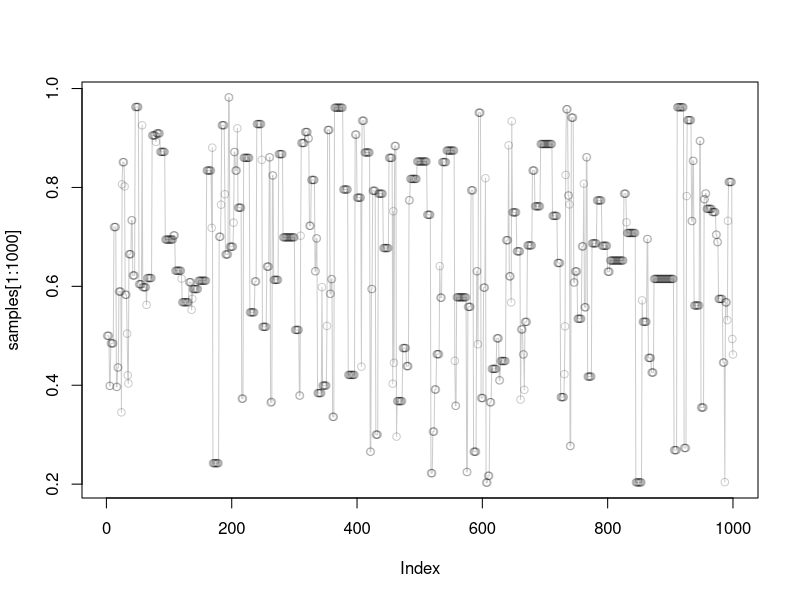

Source code (R):
# prior: Beta(alpha, beta)
alpha = 1
beta = 2 

# observations: binomial draws
n_successes = 3 
n_trials = 3
#set.seed(447)
gamma_beta_binomial = function(p) {
  if (p < 0 || p > 1) return(0.0)
  dbeta(p, alpha, beta) * dbinom(x = n_successes, size = n_trials, prob = p)
}




Q <- function(x){  rnorm(1, mean = x) }
R <- function(x_tilde, x_m, gamma_fn){ gamma_fn(x_tilde) / gamma_fn(x_m) }
A <- function(R){ rbinom(1, size = 1, p = min(1, R)) }
# simple Metropolis-Hastings algorithm (normal proposal)
simple_mh = function(gamma, initial_point, n_iters) {
  X = numeric(n_iters) 
  dim = length(initial_point)
  
  X[1] = initial_point
  
  for (m in 2:(n_iters+1)){
    # declare proposed x value
    x_m <- X[m-1]
    # compute q(X^{m-1})
    x_tilde <- Q(x_m)
    # compute ratio \gamma(\tilde{X}^{m}) / \gamma(X^{m-1})
    R_m <- R(x_tilde, x_m, gamma_fn = gamma)
    # compute bernoulli trial at p = min\{1, R^{(m)} \}
    A_m <- A(R_m)
    # accept or reject proposal 
    X[m] <- ifelse(A_m == 1,  x_tilde, x_m)
  }
  return(X)
}

# source("../exercises/ex07_scaffold.R")
# source("../../solutions/sol07_mh.R")

samples = simple_mh(gamma_beta_binomial, 0.5, 1000)

plot(samples[1:1000], 
     type = "o", 
     col = rgb(red = 0, green = 0, blue = 0, alpha = 0.2))
print( mean(samples) )
?rgb
